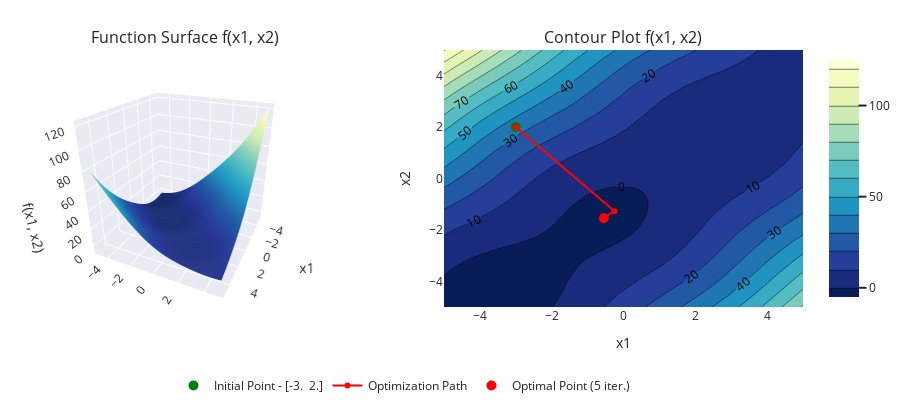

Notebook cell for this chart:
### Code cell
# plot the results
opt.plot_results(min=-5, max=5, show=True)

### Figure 1 — Plotly figure (JSON) as saved in the notebook; plotly's stock layout.template omitted (floating-point values rounded to 4 significant figures; data arrays with more than 128 entries replaced by an {"elided": "..."} marker saying what was removed)
{"data": [{"colorscale": [[0, "rgb(8,29,88)"], [0.125, "rgb(37,52,148)"], [0.25, "rgb(34,94,168)"], [0.375, "rgb(29,145,192)"], [0.5, "rgb(65,182,196)"], [0.625, "rgb(127,205,187)"], [0.75, "rgb(199,233,180)"], [0.875, "rgb(237,248,177)"], [1, "rgb(255,255,217)"]], "scene": "scene", "showscale": false, "type": "surface", "x": {"elided": "100x100 float values"}, "y": {"elided": "100x100 float values"}, "z": {"elided": "100x100 float values"}}, {"colorscale": [[0, "rgb(8,29,88)"], [0.125, "rgb(37,52,148)"], [0.25, "rgb(34,94,168)"], [0.375, "rgb(29,145,192)"], [0.5, "rgb(65,182,196)"], [0.625, "rgb(127,205,187)"], [0.75, "rgb(199,233,180)"], [0.875, "rgb(237,248,177)"], [1, "rgb(255,255,217)"]], "contours": {"showlabels": true}, "line": {"smoothing": 0.85}, "name": "Objective Function", "showscale": true, "type": "contour", "x": [-5, -4.899, -4.798, -4.697, -4.596, -4.495, -4.394, -4.293, -4.192, -4.091, -3.99, -3.889, -3.788, -3.687, -3.586, -3.485, -3.384, -3.283, -3.182, -3.081, -2.98, -2.879, -2.778, -2.677, -2.576, -2.475, -2.374, -2.273, -2.172, -2.071, -1.97, -1.869, -1.768, -1.667, -1.566, -1.465, -1.364, -1.263, -1.162, -1.061, -0.9596, -0.8586, -0.7576, -0.6566, -0.5556, -0.4545, -0.3535, -0.2525, -0.1515, -0.05051, 0.05051, 0.1515, 0.2525, 0.3535, 0.4545, 0.5556, 0.6566, 0.7576, 0.8586, 0.9596, 1.061, 1.162, 1.263, 1.364, 1.465, 1.566, 1.667, 1.768, 1.869, 1.97, 2.071, 2.172, 2.273, 2.374, 2.475, 2.576, 2.677, 2.778, 2.879, 2.98, 3.081, 3.182, 3.283, 3.384, 3.485, 3.586, 3.687, 3.788, 3.889, 3.99, 4.091, 4.192, 4.293, 4.394, 4.495, 4.596, 4.697, 4.798, 4.899, 5], "xaxis": "x", "y": [-5, -4.899, -4.798, -4.697, -4.596, -4.495, -4.394, -4.293, -4.192, -4.091, -3.99, -3.889, -3.788, -3.687, -3.586, -3.485, -3.384, -3.283, -3.182, -3.081, -2.98, -2.879, -2.778, -2.677, -2.576, -2.475, -2.374, -2.273, -2.172, -2.071, -1.97, -1.869, -1.768, -1.667, -1.566, -1.465, -1.364, -1.263, -1.162, -1.061, -0.9596, -0.8586, -0.7576, -0.6566, -0.5556, -0.4545, -0.3535, -0.2525, -0.1515, -0.05051, 0.05051, 0.1515, 0.2525, 0.3535, 0.4545, 0.5556, 0.6566, 0.7576, 0.8586, 0.9596, 1.061, 1.162, 1.263, 1.364, 1.465, 1.566, 1.667, 1.768, 1.869, 1.97, 2.071, 2.172, 2.273, 2.374, 2.475, 2.576, 2.677, 2.778, 2.879, 2.98, 3.081, 3.182, 3.283, 3.384, 3.485, 3.586, 3.687, 3.788, 3.889, 3.99, 4.091, 4.192, 4.293, 4.394, 4.495, 4.596, 4.697, 4.798, 4.899, 5], "yaxis": "y", "z": {"elided": "100x100 float values"}}, {"marker": {"color": "green", "size": 10}, "mode": "markers", "name": "Initial Point - [-3.  2.]", "type": "scatter", "x": [-3], "xaxis": "x", "y": [2], "yaxis": "y"}, {"line": {"color": "red"}, "mode": "lines+markers", "name": "Optimization Path", "type": "scatter", "x": [-3, -0.2492, -0.5574, -0.5457, -0.5473, -0.5472], "xaxis": "x", "y": [2, -1.273, -1.532, -1.546, -1.547, -1.547], "yaxis": "y"}, {"marker": {"color": "red", "size": 10}, "mode": "markers", "name": "Optimal Point (5 iter.)", "type": "scatter", "x": [-0.5472], "xaxis": "x", "y": [-1.547], "yaxis": "y"}], "layout": {"annotations": [{"font": {"size": 16}, "showarrow": false, "text": "Function Surface f(x1, x2)", "x": 0.225, "xanchor": "center", "xref": "paper", "y": 1, "yanchor": "bottom", "yref": "paper"}, {"font": {"size": 16}, "showarrow": false, "text": "Contour Plot f(x1, x2)", "x": 0.775, "xanchor": "center", "xref": "paper", "y": 1, "yanchor": "bottom", "yref": "paper"}], "height": 400, "legend": {"orientation": "h", "x": 0.5, "xanchor": "center", "y": -0.25, "yanchor": "top"}, "margin": {"b": 0, "l": 5, "r": 5, "t": 50}, "scene": {"camera": {"eye": {"x": 1.87, "y": 0.88, "z": 1}}, "domain": {"x": [0, 0.45], "y": [0, 1]}, "xaxis": {"title": {"text": "x1"}}, "yaxis": {"title": {"text": "x2"}}, "zaxis": {"title": {"text": "f(x1, x2)"}}}, "width": 900, "xaxis": {"anchor": "y", "domain": [0.55, 1], "title": {"text": "x1"}}, "yaxis": {"anchor": "x", "domain": [0, 1], "title": {"text": "x2"}}}}
